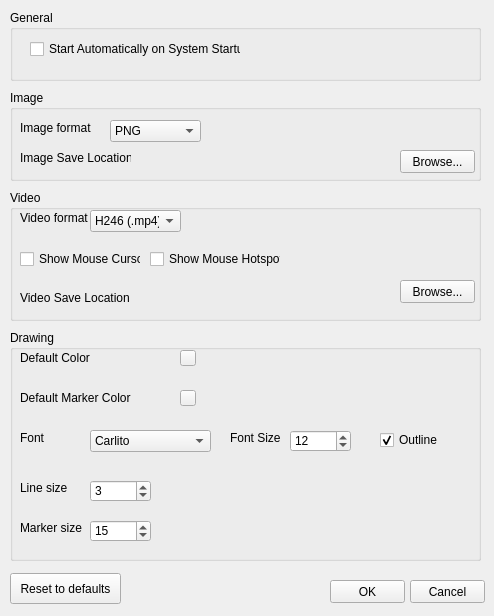
<?xml version="1.0" encoding="UTF-8"?>
<ui version="4.0">
 <class>Form</class>
 <widget class="QWidget" name="Form">
  <property name="windowModality">
   <enum>Qt::ApplicationModal</enum>
  </property>
  <property name="geometry">
   <rect>
    <x>0</x>
    <y>0</y>
    <width>494</width>
    <height>616</height>
   </rect>
  </property>
  <property name="minimumSize">
   <size>
    <width>494</width>
    <height>616</height>
   </size>
  </property>
  <property name="maximumSize">
   <size>
    <width>494</width>
    <height>616</height>
   </size>
  </property>
  <property name="windowTitle">
   <string>Settings</string>
  </property>
  <widget class="QPushButton" name="gSave">
   <property name="geometry">
    <rect>
     <x>330</x>
     <y>580</y>
     <width>75</width>
     <height>23</height>
    </rect>
   </property>
   <property name="sizePolicy">
    <sizepolicy hsizetype="Expanding" vsizetype="Expanding">
     <horstretch>0</horstretch>
     <verstretch>0</verstretch>
    </sizepolicy>
   </property>
   <property name="text">
    <string>OK</string>
   </property>
  </widget>
  <widget class="QPushButton" name="gScan">
   <property name="geometry">
    <rect>
     <x>410</x>
     <y>580</y>
     <width>75</width>
     <height>23</height>
    </rect>
   </property>
   <property name="sizePolicy">
    <sizepolicy hsizetype="Expanding" vsizetype="Expanding">
     <horstretch>0</horstretch>
     <verstretch>0</verstretch>
    </sizepolicy>
   </property>
   <property name="text">
    <string>Cancel</string>
   </property>
  </widget>
  <widget class="QGroupBox" name="groupBox">
   <property name="geometry">
    <rect>
     <x>10</x>
     <y>10</y>
     <width>471</width>
     <height>71</height>
    </rect>
   </property>
   <property name="title">
    <string>General</string>
   </property>
   <widget class="QCheckBox" name="gstarton">
    <property name="geometry">
     <rect>
      <x>20</x>
      <y>30</y>
      <width>211</width>
      <height>18</height>
     </rect>
    </property>
    <property name="sizePolicy">
     <sizepolicy hsizetype="Expanding" vsizetype="Expanding">
      <horstretch>0</horstretch>
      <verstretch>0</verstretch>
     </sizepolicy>
    </property>
    <property name="text">
     <string>Start Automatically on System Startup</string>
    </property>
   </widget>
  </widget>
  <widget class="QGroupBox" name="groupBox_2">
   <property name="geometry">
    <rect>
     <x>10</x>
     <y>90</y>
     <width>471</width>
     <height>91</height>
    </rect>
   </property>
   <property name="title">
    <string>Image</string>
   </property>
   <widget class="QLabel" name="label">
    <property name="geometry">
     <rect>
      <x>10</x>
      <y>30</y>
      <width>71</width>
      <height>16</height>
     </rect>
    </property>
    <property name="sizePolicy">
     <sizepolicy hsizetype="Expanding" vsizetype="Expanding">
      <horstretch>0</horstretch>
      <verstretch>0</verstretch>
     </sizepolicy>
    </property>
    <property name="text">
     <string>Image format</string>
    </property>
   </widget>
   <widget class="QComboBox" name="gImgFormat">
    <property name="geometry">
     <rect>
      <x>100</x>
      <y>30</y>
      <width>91</width>
      <height>22</height>
     </rect>
    </property>
    <property name="sizePolicy">
     <sizepolicy hsizetype="Expanding" vsizetype="Expanding">
      <horstretch>0</horstretch>
      <verstretch>0</verstretch>
     </sizepolicy>
    </property>
    <property name="editable">
     <bool>false</bool>
    </property>
    <property name="currentText">
     <string>PNG</string>
    </property>
    <property name="currentIndex">
     <number>0</number>
    </property>
    <property name="maxVisibleItems">
     <number>4</number>
    </property>
    <property name="maxCount">
     <number>4</number>
    </property>
    <property name="frame">
     <bool>true</bool>
    </property>
    <item>
     <property name="text">
      <string>PNG</string>
     </property>
    </item>
    <item>
     <property name="text">
      <string>JPG</string>
     </property>
    </item>
   </widget>
   <widget class="QPushButton" name="gImgBrowse">
    <property name="geometry">
     <rect>
      <x>390</x>
      <y>60</y>
      <width>75</width>
      <height>23</height>
     </rect>
    </property>
    <property name="sizePolicy">
     <sizepolicy hsizetype="Expanding" vsizetype="Expanding">
      <horstretch>0</horstretch>
      <verstretch>0</verstretch>
     </sizepolicy>
    </property>
    <property name="text">
     <string>Browse...</string>
    </property>
   </widget>
   <widget class="QLabel" name="label_2">
    <property name="geometry">
     <rect>
      <x>10</x>
      <y>60</y>
      <width>111</width>
      <height>16</height>
     </rect>
    </property>
    <property name="sizePolicy">
     <sizepolicy hsizetype="Expanding" vsizetype="Expanding">
      <horstretch>0</horstretch>
      <verstretch>0</verstretch>
     </sizepolicy>
    </property>
    <property name="text">
     <string>Image Save Location</string>
    </property>
   </widget>
   <widget class="QLabel" name="gImgLoc">
    <property name="geometry">
     <rect>
      <x>120</x>
      <y>60</y>
      <width>251</width>
      <height>21</height>
     </rect>
    </property>
    <property name="sizePolicy">
     <sizepolicy hsizetype="Expanding" vsizetype="Expanding">
      <horstretch>0</horstretch>
      <verstretch>0</verstretch>
     </sizepolicy>
    </property>
    <property name="text">
     <string/>
    </property>
   </widget>
  </widget>
  <widget class="QGroupBox" name="groupBox_3">
   <property name="geometry">
    <rect>
     <x>10</x>
     <y>190</y>
     <width>471</width>
     <height>131</height>
    </rect>
   </property>
   <property name="title">
    <string>Video</string>
   </property>
   <widget class="QCheckBox" name="gchShowCurs">
    <property name="geometry">
     <rect>
      <x>10</x>
      <y>60</y>
      <width>121</width>
      <height>18</height>
     </rect>
    </property>
    <property name="sizePolicy">
     <sizepolicy hsizetype="Expanding" vsizetype="Expanding">
      <horstretch>0</horstretch>
      <verstretch>0</verstretch>
     </sizepolicy>
    </property>
    <property name="text">
     <string>Show Mouse Cursor</string>
    </property>
   </widget>
   <widget class="QCheckBox" name="gChMouseHotspot">
    <property name="geometry">
     <rect>
      <x>140</x>
      <y>60</y>
      <width>131</width>
      <height>18</height>
     </rect>
    </property>
    <property name="sizePolicy">
     <sizepolicy hsizetype="Expanding" vsizetype="Expanding">
      <horstretch>0</horstretch>
      <verstretch>0</verstretch>
     </sizepolicy>
    </property>
    <property name="text">
     <string>Show Mouse Hotspot</string>
    </property>
   </widget>
   <widget class="QLabel" name="gVidLoc">
    <property name="geometry">
     <rect>
      <x>120</x>
      <y>100</y>
      <width>261</width>
      <height>16</height>
     </rect>
    </property>
    <property name="sizePolicy">
     <sizepolicy hsizetype="Expanding" vsizetype="Expanding">
      <horstretch>0</horstretch>
      <verstretch>0</verstretch>
     </sizepolicy>
    </property>
    <property name="text">
     <string/>
    </property>
    <property name="alignment">
     <set>Qt::AlignLeading|Qt::AlignLeft|Qt::AlignTop</set>
    </property>
   </widget>
   <widget class="QLabel" name="label_5">
    <property name="geometry">
     <rect>
      <x>10</x>
      <y>100</y>
      <width>111</width>
      <height>16</height>
     </rect>
    </property>
    <property name="sizePolicy">
     <sizepolicy hsizetype="Expanding" vsizetype="Expanding">
      <horstretch>0</horstretch>
      <verstretch>0</verstretch>
     </sizepolicy>
    </property>
    <property name="text">
     <string>Video Save Location</string>
    </property>
   </widget>
   <widget class="QPushButton" name="gVidBrowse">
    <property name="geometry">
     <rect>
      <x>390</x>
      <y>90</y>
      <width>75</width>
      <height>23</height>
     </rect>
    </property>
    <property name="sizePolicy">
     <sizepolicy hsizetype="Expanding" vsizetype="Expanding">
      <horstretch>0</horstretch>
      <verstretch>0</verstretch>
     </sizepolicy>
    </property>
    <property name="text">
     <string>Browse...</string>
    </property>
   </widget>
   <widget class="QComboBox" name="gVidFormat">
    <property name="geometry">
     <rect>
      <x>80</x>
      <y>20</y>
      <width>91</width>
      <height>22</height>
     </rect>
    </property>
    <property name="sizePolicy">
     <sizepolicy hsizetype="Expanding" vsizetype="Expanding">
      <horstretch>0</horstretch>
      <verstretch>0</verstretch>
     </sizepolicy>
    </property>
    <item>
     <property name="text">
      <string>H246 (.mp4)</string>
     </property>
    </item>
    <item>
     <property name="text">
      <string>AVI (.avi)</string>
     </property>
    </item>
    <item>
     <property name="text">
      <string>MPEG4 (.mp4)</string>
     </property>
    </item>
    <item>
     <property name="text">
      <string>Theora (.ogg)</string>
     </property>
    </item>
   </widget>
   <widget class="QLabel" name="label_6">
    <property name="geometry">
     <rect>
      <x>10</x>
      <y>20</y>
      <width>71</width>
      <height>16</height>
     </rect>
    </property>
    <property name="sizePolicy">
     <sizepolicy hsizetype="Expanding" vsizetype="Expanding">
      <horstretch>0</horstretch>
      <verstretch>0</verstretch>
     </sizepolicy>
    </property>
    <property name="text">
     <string>Video format</string>
    </property>
   </widget>
  </widget>
  <widget class="QGroupBox" name="groupBox_4">
   <property name="geometry">
    <rect>
     <x>10</x>
     <y>330</y>
     <width>471</width>
     <height>231</height>
    </rect>
   </property>
   <property name="title">
    <string>Drawing</string>
   </property>
   <widget class="QLabel" name="label_7">
    <property name="geometry">
     <rect>
      <x>10</x>
      <y>20</y>
      <width>71</width>
      <height>16</height>
     </rect>
    </property>
    <property name="sizePolicy">
     <sizepolicy hsizetype="Expanding" vsizetype="Expanding">
      <horstretch>0</horstretch>
      <verstretch>0</verstretch>
     </sizepolicy>
    </property>
    <property name="text">
     <string>Default Color</string>
    </property>
   </widget>
   <widget class="QLabel" name="label_8">
    <property name="geometry">
     <rect>
      <x>10</x>
      <y>60</y>
      <width>121</width>
      <height>16</height>
     </rect>
    </property>
    <property name="sizePolicy">
     <sizepolicy hsizetype="Expanding" vsizetype="Expanding">
      <horstretch>0</horstretch>
      <verstretch>0</verstretch>
     </sizepolicy>
    </property>
    <property name="text">
     <string>Default Marker Color</string>
    </property>
   </widget>
   <widget class="QLabel" name="label_11">
    <property name="geometry">
     <rect>
      <x>10</x>
      <y>100</y>
      <width>71</width>
      <height>16</height>
     </rect>
    </property>
    <property name="sizePolicy">
     <sizepolicy hsizetype="Expanding" vsizetype="Expanding">
      <horstretch>0</horstretch>
      <verstretch>0</verstretch>
     </sizepolicy>
    </property>
    <property name="text">
     <string>Font</string>
    </property>
   </widget>
   <widget class="QPushButton" name="gColor">
    <property name="geometry">
     <rect>
      <x>157</x>
      <y>10</y>
      <width>41</width>
      <height>31</height>
     </rect>
    </property>
    <property name="autoFillBackground">
     <bool>false</bool>
    </property>
    <property name="styleSheet">
     <string notr="true"/>
    </property>
    <property name="text">
     <string/>
    </property>
    <property name="flat">
     <bool>true</bool>
    </property>
   </widget>
   <widget class="QPushButton" name="gBcol">
    <property name="geometry">
     <rect>
      <x>170</x>
      <y>20</y>
      <width>16</width>
      <height>16</height>
     </rect>
    </property>
    <property name="styleSheet">
     <string notr="true">border-color: rgb(0, 0, 0);</string>
    </property>
    <property name="text">
     <string/>
    </property>
   </widget>
   <widget class="QPushButton" name="gMarkColor">
    <property name="geometry">
     <rect>
      <x>157</x>
      <y>50</y>
      <width>41</width>
      <height>31</height>
     </rect>
    </property>
    <property name="autoFillBackground">
     <bool>false</bool>
    </property>
    <property name="styleSheet">
     <string notr="true"/>
    </property>
    <property name="text">
     <string/>
    </property>
    <property name="flat">
     <bool>true</bool>
    </property>
   </widget>
   <widget class="QPushButton" name="gBMarkcol">
    <property name="geometry">
     <rect>
      <x>170</x>
      <y>60</y>
      <width>16</width>
      <height>16</height>
     </rect>
    </property>
    <property name="styleSheet">
     <string notr="true">border-color: rgb(0, 0, 0);</string>
    </property>
    <property name="text">
     <string/>
    </property>
   </widget>
   <widget class="QFontComboBox" name="fontComboBox">
    <property name="geometry">
     <rect>
      <x>80</x>
      <y>100</y>
      <width>121</width>
      <height>22</height>
     </rect>
    </property>
    <property name="sizePolicy">
     <sizepolicy hsizetype="Expanding" vsizetype="Expanding">
      <horstretch>0</horstretch>
      <verstretch>0</verstretch>
     </sizepolicy>
    </property>
    <property name="editable">
     <bool>false</bool>
    </property>
    <property name="currentFont">
     <font>
      <family>Calibri</family>
     </font>
    </property>
   </widget>
   <widget class="QLabel" name="label_9">
    <property name="geometry">
     <rect>
      <x>10</x>
      <y>150</y>
      <width>61</width>
      <height>16</height>
     </rect>
    </property>
    <property name="sizePolicy">
     <sizepolicy hsizetype="Expanding" vsizetype="Expanding">
      <horstretch>0</horstretch>
      <verstretch>0</verstretch>
     </sizepolicy>
    </property>
    <property name="text">
     <string>Line size</string>
    </property>
   </widget>
   <widget class="QLabel" name="label_10">
    <property name="geometry">
     <rect>
      <x>10</x>
      <y>190</y>
      <width>71</width>
      <height>16</height>
     </rect>
    </property>
    <property name="sizePolicy">
     <sizepolicy hsizetype="Expanding" vsizetype="Expanding">
      <horstretch>0</horstretch>
      <verstretch>0</verstretch>
     </sizepolicy>
    </property>
    <property name="text">
     <string>Marker size</string>
    </property>
   </widget>
   <widget class="QSpinBox" name="lineWid">
    <property name="geometry">
     <rect>
      <x>80</x>
      <y>150</y>
      <width>61</width>
      <height>22</height>
     </rect>
    </property>
    <property name="sizePolicy">
     <sizepolicy hsizetype="Expanding" vsizetype="Expanding">
      <horstretch>0</horstretch>
      <verstretch>0</verstretch>
     </sizepolicy>
    </property>
    <property name="minimum">
     <number>1</number>
    </property>
    <property name="value">
     <number>3</number>
    </property>
    <property name="displayIntegerBase">
     <number>10</number>
    </property>
   </widget>
   <widget class="QSpinBox" name="MarkWid">
    <property name="geometry">
     <rect>
      <x>80</x>
      <y>190</y>
      <width>61</width>
      <height>22</height>
     </rect>
    </property>
    <property name="sizePolicy">
     <sizepolicy hsizetype="Expanding" vsizetype="Expanding">
      <horstretch>0</horstretch>
      <verstretch>0</verstretch>
     </sizepolicy>
    </property>
    <property name="minimum">
     <number>1</number>
    </property>
    <property name="value">
     <number>15</number>
    </property>
   </widget>
   <widget class="QSpinBox" name="fontSz">
    <property name="geometry">
     <rect>
      <x>280</x>
      <y>100</y>
      <width>61</width>
      <height>22</height>
     </rect>
    </property>
    <property name="sizePolicy">
     <sizepolicy hsizetype="Expanding" vsizetype="Expanding">
      <horstretch>0</horstretch>
      <verstretch>0</verstretch>
     </sizepolicy>
    </property>
    <property name="minimum">
     <number>1</number>
    </property>
    <property name="value">
     <number>12</number>
    </property>
    <property name="displayIntegerBase">
     <number>10</number>
    </property>
   </widget>
   <widget class="QLabel" name="gFontSz">
    <property name="geometry">
     <rect>
      <x>220</x>
      <y>100</y>
      <width>51</width>
      <height>16</height>
     </rect>
    </property>
    <property name="sizePolicy">
     <sizepolicy hsizetype="Expanding" vsizetype="Expanding">
      <horstretch>0</horstretch>
      <verstretch>0</verstretch>
     </sizepolicy>
    </property>
    <property name="text">
     <string>Font Size</string>
    </property>
   </widget>
   <widget class="QCheckBox" name="gOutline">
    <property name="geometry">
     <rect>
      <x>370</x>
      <y>100</y>
      <width>81</width>
      <height>20</height>
     </rect>
    </property>
    <property name="sizePolicy">
     <sizepolicy hsizetype="Expanding" vsizetype="Expanding">
      <horstretch>0</horstretch>
      <verstretch>0</verstretch>
     </sizepolicy>
    </property>
    <property name="text">
     <string>Outline</string>
    </property>
    <property name="checked">
     <bool>true</bool>
    </property>
    <property name="tristate">
     <bool>false</bool>
    </property>
   </widget>
  </widget>
  <widget class="QPushButton" name="gDefs">
   <property name="geometry">
    <rect>
     <x>10</x>
     <y>573</y>
     <width>111</width>
     <height>31</height>
    </rect>
   </property>
   <property name="sizePolicy">
    <sizepolicy hsizetype="Expanding" vsizetype="Expanding">
     <horstretch>0</horstretch>
     <verstretch>0</verstretch>
    </sizepolicy>
   </property>
   <property name="text">
    <string>Reset to defaults</string>
   </property>
  </widget>
 </widget>
 <resources/>
 <connections/>
</ui>
